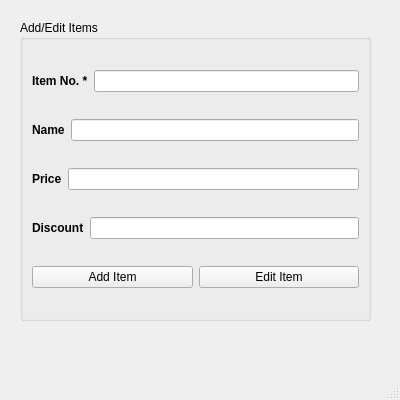
<?xml version="1.0" encoding="UTF-8"?>
<ui version="4.0">
 <class>AddEditWindow</class>
 <widget class="QMainWindow" name="AddEditWindow">
  <property name="geometry">
   <rect>
    <x>0</x>
    <y>0</y>
    <width>400</width>
    <height>400</height>
   </rect>
  </property>
  <property name="minimumSize">
   <size>
    <width>400</width>
    <height>400</height>
   </size>
  </property>
  <property name="maximumSize">
   <size>
    <width>400</width>
    <height>400</height>
   </size>
  </property>
  <property name="windowTitle">
   <string>Add Edit Items</string>
  </property>
  <widget class="QWidget" name="centralwidget">
   <widget class="QGroupBox" name="groupBox">
    <property name="geometry">
     <rect>
      <x>20</x>
      <y>20</y>
      <width>351</width>
      <height>301</height>
     </rect>
    </property>
    <property name="title">
     <string>Add/Edit Items</string>
    </property>
    <layout class="QVBoxLayout" name="verticalLayout">
     <item>
      <layout class="QHBoxLayout" name="horizontalLayout">
       <item>
        <widget class="QLabel" name="label">
         <property name="font">
          <font>
           <bold>true</bold>
          </font>
         </property>
         <property name="text">
          <string>Item No. *</string>
         </property>
        </widget>
       </item>
       <item>
        <widget class="QLineEdit" name="lineEdit_iid"/>
       </item>
      </layout>
     </item>
     <item>
      <layout class="QHBoxLayout" name="horizontalLayout_2">
       <item>
        <widget class="QLabel" name="label_2">
         <property name="font">
          <font>
           <bold>true</bold>
          </font>
         </property>
         <property name="text">
          <string>Name</string>
         </property>
        </widget>
       </item>
       <item>
        <widget class="QLineEdit" name="lineEdit_name"/>
       </item>
      </layout>
     </item>
     <item>
      <layout class="QHBoxLayout" name="horizontalLayout_3">
       <item>
        <widget class="QLabel" name="label_3">
         <property name="font">
          <font>
           <bold>true</bold>
          </font>
         </property>
         <property name="text">
          <string>Price</string>
         </property>
        </widget>
       </item>
       <item>
        <widget class="QLineEdit" name="lineEdit_price"/>
       </item>
      </layout>
     </item>
     <item>
      <layout class="QHBoxLayout" name="horizontalLayout_4">
       <item>
        <widget class="QLabel" name="label_4">
         <property name="font">
          <font>
           <bold>true</bold>
          </font>
         </property>
         <property name="text">
          <string>Discount</string>
         </property>
        </widget>
       </item>
       <item>
        <widget class="QLineEdit" name="lineEdit_discount"/>
       </item>
      </layout>
     </item>
     <item>
      <layout class="QHBoxLayout" name="horizontalLayout_5">
       <item>
        <widget class="QPushButton" name="pushButton_addItem">
         <property name="text">
          <string>Add Item</string>
         </property>
        </widget>
       </item>
       <item>
        <widget class="QPushButton" name="pushButton_editItem">
         <property name="text">
          <string>Edit Item</string>
         </property>
        </widget>
       </item>
      </layout>
     </item>
    </layout>
   </widget>
  </widget>
  <widget class="QMenuBar" name="menubar">
   <property name="geometry">
    <rect>
     <x>0</x>
     <y>0</y>
     <width>400</width>
     <height>24</height>
    </rect>
   </property>
  </widget>
  <widget class="QStatusBar" name="statusbar"/>
 </widget>
 <resources/>
 <connections/>
</ui>
